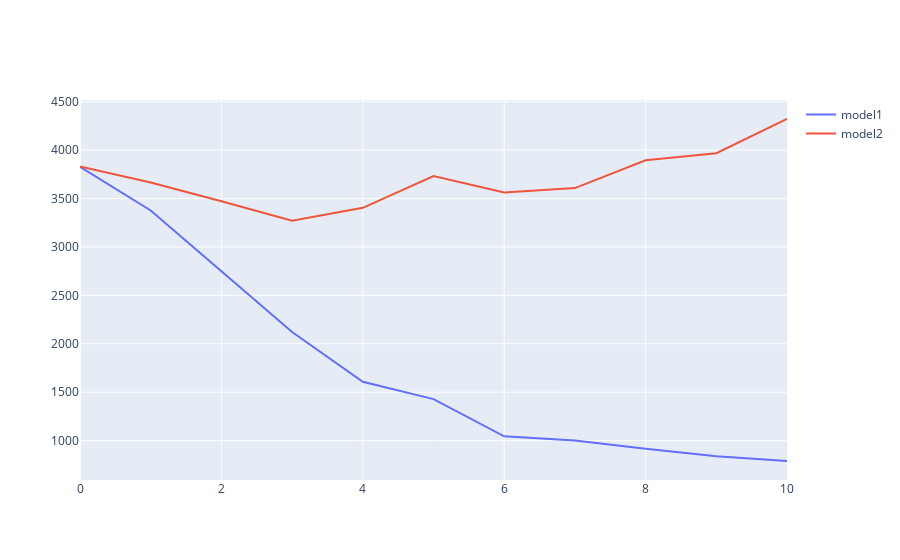

Here is the notebook cell this chart was saved with:
### Code cell
import plotly.graph_objs as go
fig = go.Figure()

scatter1 = go.Scatter(
    x=list(range(len(loss1_cache))),
    y=loss1_cache,
    mode='lines',
    name='model1',
    hovertext='model1'
    )
fig.add_trace(scatter1)

scatter2 = go.Scatter(
    x=list(range(len(loss3_cache['model2']))),
    y=loss3_cache['model2'],
    mode='lines',
    name='model2',
    hovertext='model2'
    )

fig.add_trace(scatter2)

fig.show()

### Figure 1 — Plotly figure (JSON) as saved in the notebook; plotly's stock layout.template omitted (floating-point values rounded to 4 significant figures)
{"data": [{"hovertext": "model1", "mode": "lines", "name": "model1", "type": "scatter", "x": [0, 1, 2, 3, 4, 5, 6, 7, 8, 9, 10], "y": [3827.0, 3377.0, 2748.0, 2122.0, 1608.0, 1428.0, 1045.0, 1000.0, 916.3, 838.0, 789.9]}, {"hovertext": "model2", "mode": "lines", "name": "model2", "type": "scatter", "x": [0, 1, 2, 3, 4, 5, 6, 7, 8, 9, 10], "y": [3831.0, 3665.0, 3471.0, 3271.0, 3403.0, 3732.0, 3562.0, 3607.0, 3894.0, 3967.0, 4321.0]}], "layout": {}}
